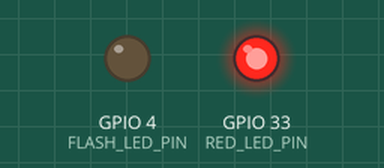
This sketch was run on a simulated ESP32. Shown: output pins drawn as LEDs (lit = HIGH). WiFi joins after 1.5 s; servers stay silent unless stated; uploads are accepted with an empty reply; the camera gives no picture; what the sketch prints to the serial monitor is not drawn.

Above: at 0.1 s.
At 1.9 s:
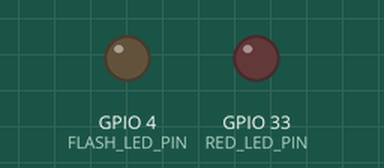
Timing chart, 0 to 3.4 s (numbered marks = the images above):
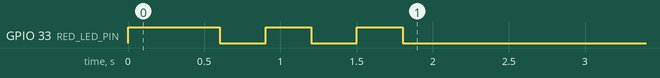

The sketch:

pawcam_esp32cam.ino
```cpp
/*
  PAWCAM — ESP32-CAM (AI-Thinker, OV2640)
  Takes a JPEG and POSTs it to the Pawman server. The server replies with
  how many ms to wait before the next shot (faster when the dog is active).

  Arduino IDE: Board = "AI Thinker ESP32-CAM", PSRAM enabled (default).
  Flashing with CP2102:  CP2102 TX -> U0R, RX -> U0T, GND -> GND,
                         IO0 -> GND while flashing, press RST, upload,
                         then remove IO0-GND and press RST to run.
  Power the cam from a solid 5V (the 134N3P output) on the 5V pin,
  NOT from the CP2102's 3.3V pin.

  NO CAPACITOR? This sketch already does the software mitigations:
   - brownout detector disabled
   - lower WiFi TX power, lower camera clock, single frame buffer
  Also keep 5V/GND wires short and thick (5–8 cm), and twist them together.
*/

#include "esp_camera.h"
#include <WiFi.h>
#include <HTTPClient.h>
#include "soc/soc.h"
#include "soc/rtc_cntl_reg.h"

// ======== EDIT THESE ========
const char* WIFI_SSID = "PAWMAN";          // your own hotspot/router
const char* WIFI_PASS = "pawman123";
const char* SERVER    = "http://192.168.1.50:8000";  // laptop IP running server
const char* DEVICE_ID = "pawcam-1";
// ============================

// AI-Thinker pin map
#define PWDN_GPIO_NUM     32
#define RESET_GPIO_NUM    -1
#define XCLK_GPIO_NUM      0
#define SIOD_GPIO_NUM     26
#define SIOC_GPIO_NUM     27
#define Y9_GPIO_NUM       35
#define Y8_GPIO_NUM       34
#define Y7_GPIO_NUM       39
#define Y6_GPIO_NUM       36
#define Y5_GPIO_NUM       21
#define Y4_GPIO_NUM       19
#define Y3_GPIO_NUM       18
#define Y2_GPIO_NUM        5
#define VSYNC_GPIO_NUM    25
#define HREF_GPIO_NUM     23
#define PCLK_GPIO_NUM     22
#define FLASH_LED_PIN      4
#define RED_LED_PIN       33   // small red LED on the back, active LOW

uint32_t nextDelayMs = 4000;

bool initCamera() {
  camera_config_t c = {};
  c.ledc_channel = LEDC_CHANNEL_0;
  c.ledc_timer   = LEDC_TIMER_0;
  c.pin_d0 = Y2_GPIO_NUM; c.pin_d1 = Y3_GPIO_NUM; c.pin_d2 = Y4_GPIO_NUM; c.pin_d3 = Y5_GPIO_NUM;
  c.pin_d4 = Y6_GPIO_NUM; c.pin_d5 = Y7_GPIO_NUM; c.pin_d6 = Y8_GPIO_NUM; c.pin_d7 = Y9_GPIO_NUM;
  c.pin_xclk = XCLK_GPIO_NUM; c.pin_pclk = PCLK_GPIO_NUM;
  c.pin_vsync = VSYNC_GPIO_NUM; c.pin_href = HREF_GPIO_NUM;
  c.pin_sccb_sda = SIOD_GPIO_NUM; c.pin_sccb_scl = SIOC_GPIO_NUM;
  c.pin_pwdn = PWDN_GPIO_NUM; c.pin_reset = RESET_GPIO_NUM;
  c.xclk_freq_hz = 10000000;          // 10 MHz: less current than 20 MHz
  c.pixel_format = PIXFORMAT_JPEG;
  c.frame_size   = FRAMESIZE_VGA;     // 640x480 — enough for the story
  c.jpeg_quality = 12;                // 10-15 good; higher = smaller file
  c.fb_count     = 1;
  c.fb_location  = CAMERA_FB_IN_PSRAM;
  c.grab_mode    = CAMERA_GRAB_LATEST;

  if (esp_camera_init(&c) != ESP_OK) return false;

  sensor_t* s = esp_camera_sensor_get();
  // If the image is upside down on the harness, flip these:
  s->set_vflip(s, 0);
  s->set_hmirror(s, 0);
  return true;
}

void connectWiFi() {
  WiFi.mode(WIFI_STA);
  WiFi.setSleep(false);
  WiFi.begin(WIFI_SSID, WIFI_PASS);
  WiFi.setTxPower(WIFI_POWER_11dBm);  // lower TX power = smaller current spikes
  Serial.print("WiFi");
  uint32_t t0 = millis();
  while (WiFi.status() != WL_CONNECTED && millis() - t0 < 20000) {
    delay(300); Serial.print(".");
    digitalWrite(RED_LED_PIN, !digitalRead(RED_LED_PIN));
  }
  Serial.println(WiFi.status() == WL_CONNECTED ? " OK " + WiFi.localIP().toString() : " FAILED");
  digitalWrite(RED_LED_PIN, WiFi.status() == WL_CONNECTED ? LOW : HIGH);
}

void setup() {
  WRITE_PERI_REG(RTC_CNTL_BROWN_OUT_REG, 0);   // no capacitor: stop brownout resets
  Serial.begin(115200);
  pinMode(FLASH_LED_PIN, OUTPUT); digitalWrite(FLASH_LED_PIN, LOW);
  pinMode(RED_LED_PIN, OUTPUT);   digitalWrite(RED_LED_PIN, HIGH);

  if (!initCamera()) {
    Serial.println("Camera init FAILED — check ribbon cable / power. Rebooting.");
    delay(2000); ESP.restart();
  }
  connectWiFi();
}

void loop() {
  if (WiFi.status() != WL_CONNECTED) { connectWiFi(); delay(1000); return; }

  // Throw away one stale frame so the picture is current
  camera_fb_t* fb = esp_camera_fb_get();
  if (fb) esp_camera_fb_return(fb);
  fb = esp_camera_fb_get();
  if (!fb) { Serial.println("capture failed"); delay(1000); return; }

  HTTPClient http;
  http.setTimeout(8000);
  http.begin(String(SERVER) + "/frame");
  http.addHeader("Content-Type", "image/jpeg");
  http.addHeader("X-Device", DEVICE_ID);
  int code = http.POST(fb->buf, fb->len);
  size_t sent = fb->len;
  esp_camera_fb_return(fb);

  if (code == 200) {
    long d = http.getString().toInt();          // server says when to shoot next
    if (d >= 500 && d <= 60000) nextDelayMs = d;
    Serial.printf("frame %u bytes -> next in %lu ms\n", sent, nextDelayMs);
  } else {
    Serial.printf("POST failed: %d\n", code);
    nextDelayMs = 3000;
  }
  http.end();
  delay(nextDelayMs);
}
```
